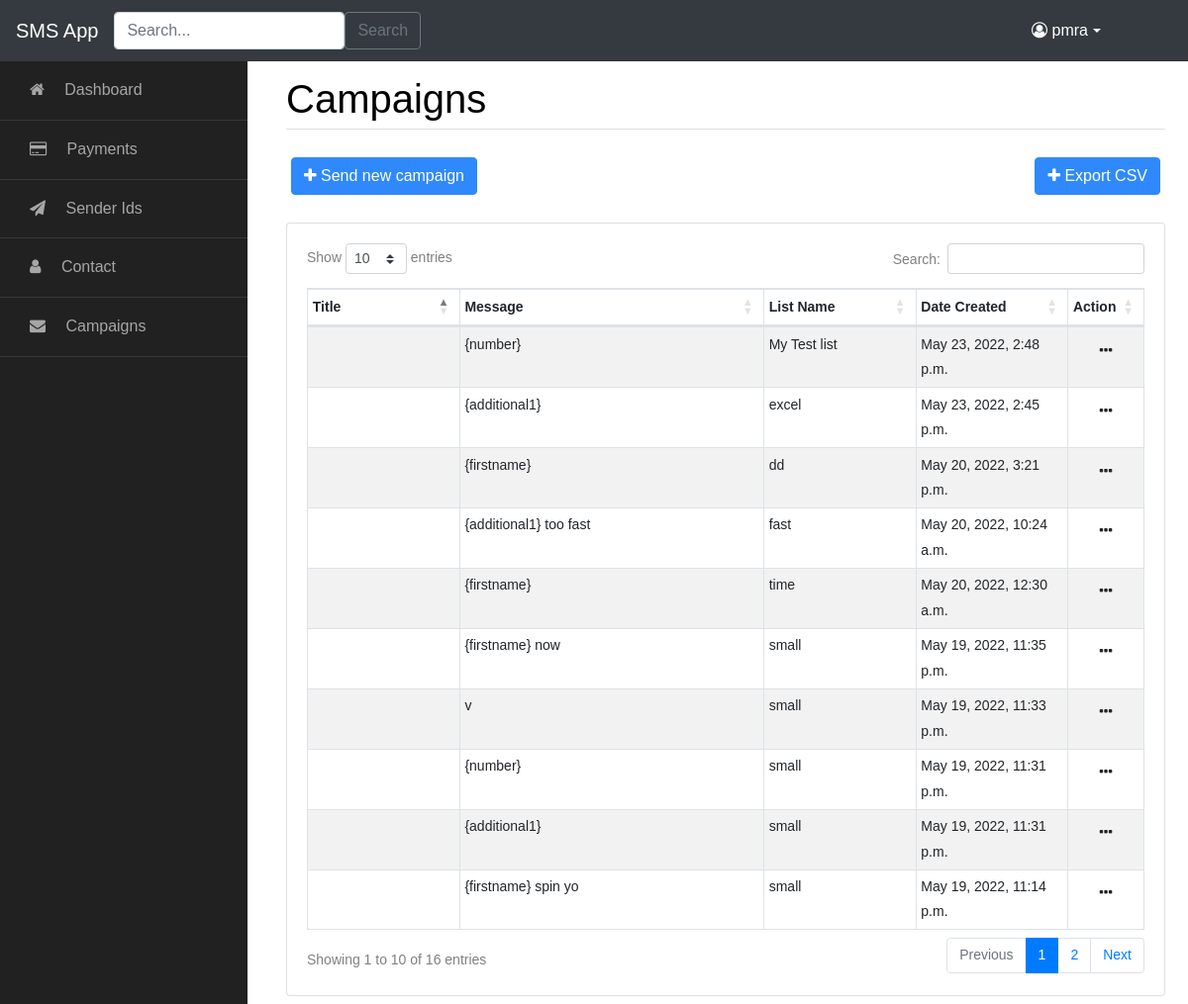
The page /campaign (signed in) on the database its author committed.
### smsApp/models.py (models this page shows, shortened)
class CampaignList(models.Model):
    title = models.CharField(max_length=255, blank=False, null=False, default="default")
    message = models.TextField()
    list_name = models.ForeignKey(ContactList, default=True, on_delete=models.CASCADE)
    date_created = models.DateTimeField(auto_now_add=True)
    date_scheduled = models.DateTimeField(auto_now_add=True)

class ContactList(models.Model):
    list_name = models.CharField(max_length=100)
    list_description = models.TextField()
    date_created = models.DateTimeField(auto_now_add=True)
    def __str__(self):
        return self.list_name

### smsApp/views.py (the view)
# urls.py: path('campaign', CampaignListView.as_view(), name='campaign'),
class CampaignListView(LoginRequiredMixin, ListView):
    model = CampaignList
    template_name = 'smsApp/campaign_view.html'
    context_object_name = 'campaigns'
    ordering = ['-date_created']

### smsApp/templates/smsApp/campaign_view.html (shortened to what this page needs)
{% extends 'smsApp/base.html' %}
{% load crispy_forms_tags %}
{% block page %} Campaigns {% endblock %}
{% block content %}
    <div class="row mb-2">
            <div class="card-body col-sm-12">
                <div class="actions">
                    <a href="{% url 'campaign-create' %}" class="btn btn-primary"><i class="fa fa-plus"></i> Send new campaign</a>
                    <a href="{% url 'campaign-csv-all' %}" class="btn btn-primary float-right"><i class="fa fa-plus"></i> Export CSV</a>
                </div>
            </div>
        </div>
    <div class="card">
        <div class="card-body col-sm-12">
            <table id="dtBasicExample" class="table table-striped table-bordered table-sm" cellspacing="0" width="100%">
                <thead>
                <tr>
                    <th class="col-sm-2">Title</th>
                    <th class="col-sm-4">Message</th>
                    <th class="col-sm-2">List Name</th>
                    <th class="col-sm-2">Date Created</th>
                    <th class="col-sm-1">Action</th>
                </tr>
                </thead>
                <tbody>
                {% for campaign in campaigns %}
                <tr class="table-row" >
                    <td>{{ campaign.title}}</td>
                    <td>{{ campaign.message }}</td>
                    <td>{{ campaign.list_name }}</td>
                    <td>{{ campaign.date_created }}</td>
                    <td class="dropdown" style="text-align:center">
                            <button class="btn" data-toggle="dropdown" type="button"><i class="fa fa-ellipsis-h"></i></button>
                    </td>
                </tr>
                {% endfor %}
                </tbody>
            </table>
        </div>
    </div>
{% endblock %}

### smsApp/templates/smsApp/base.html (shortened to what this page needs)
<!doctype html>
<html lang="en">
<head>
    {% load static %}
    <link rel="stylesheet" href="https://cdnjs.cloudflare.com/ajax/libs/font-awesome/4.7.0/css/font-awesome.min.css">
    <link rel="stylesheet" href="https://cdnjs.cloudflare.com/ajax/libs/twitter-bootstrap/4.6.0/css/bootstrap.min.css">
    <link rel="stylesheet" href="{% static 'smsApp/css/style.css' %}">
    <link rel="stylesheet" href="https://cdn.datatables.net/1.11.5/css/dataTables.bootstrap4.min.css">
</head>
<body>
<nav class="navbar navbar-expand-lg navbar-dark bg-dark" id="topNavbar">
    <a class="navbar-brand" href="">SMS App</a>
    <form class="d-flex" method="POST" action="{%url 'campaign-search'%}">
        <input type="search" class="form-control me-2" placeholder="Search..." aria-label="Search" name="search">
        <button class="btn btn-outline-secondary" type="submit">Search</button>
    </form>
    <div class="collapse navbar-collapse" id="navbarNav">
        <ul class="navbar-nav mr-5 pr-4">
            {% if user.is_authenticated %}
            <li class="nav-item ">
                <div class="dropdown nav-item ">
                <button class="btn btn-secondary-outline text-white dropdown-toggle" type="button" id="dropdownMenu2"
                        data-toggle="dropdown" aria-haspopup="true" aria-expanded="false">
                   <span class="fa fa-user-circle-o"></span>  {{ user.username }}
                </button>
            </div>
            </li>
            {% else %}
            <li class="nav-item ">
                <button class="btn btn-secondary-outline text-white" type="button">
                   <a class="nav-link float-right text-white" href="{% url 'login' %}">Log in</a>
                </button>
            </li>
            {% endif %}
        </ul>
    </div>
</nav>
<div class="wrapper d-flex align-items-stretch">
    <nav id="sidebar">
        <ul class="list-unstyled components mb-5">
            <li>
                <a href="{% url 'dashboard' %}"><span class="fa fa-home mr-3"></span> Dashboard</a>
            </li>
            <li>
                <a href="#"><span class="fa fa-credit-card mr-3"></span> Payments</a>
            </li>
            <li>
                <a href="#"><span class="fa fa-send mr-3"></span> Sender Ids</a>
            </li>
            <li>
                <a href="{% url 'contact-list'%}"><span class="fa fa-user mr-3"></span> Contact</a>
            </li>
            <li>
                <a href="{% url 'campaign'%}"><span class="fa fa-envelope mr-3"></span> Campaigns</a>
            </li>
        </ul>
    </nav>
    <div id="content" class="p-4 p-md-2 pt-5 ml-3">
        <div class="container">
        <div class="h1 border-bottom page-title">
            {% block page %}{% endblock %}<br>
        </div>
        {% block content %}
        {% endblock %}
    </div>
</div>
</body>
</html>

### rows shown on the page
CampaignList: message "{number}", list_name "My Test list", date_created "May 23, 2022, 2:48 p.m."
CampaignList: message "{additional1}", list_name "excel", date_created "May 23, 2022, 2:45 p.m."
CampaignList: message "{firstname}", list_name "dd", date_created "May 20, 2022, 3:21 p.m."
CampaignList: message "{additional1} too fast", list_name "fast", date_created "May 20, 2022, 10:24 a.m."
CampaignList: message "{firstname}", list_name "time", date_created "May 20, 2022, 12:30 a.m."
CampaignList: message "{firstname} now", list_name "small", date_created "May 19, 2022, 11:35 p.m."
CampaignList: message "v", list_name "small", date_created "May 19, 2022, 11:33 p.m."
CampaignList: message "{number}", list_name "small", date_created "May 19, 2022, 11:31 p.m."
CampaignList: message "{additional1}", list_name "small", date_created "May 19, 2022, 11:31 p.m."
CampaignList: message "{firstname} spin yo", list_name "small", date_created "May 19, 2022, 11:14 p.m."

### other values the page prints
{{ user.username }} "pmra"
